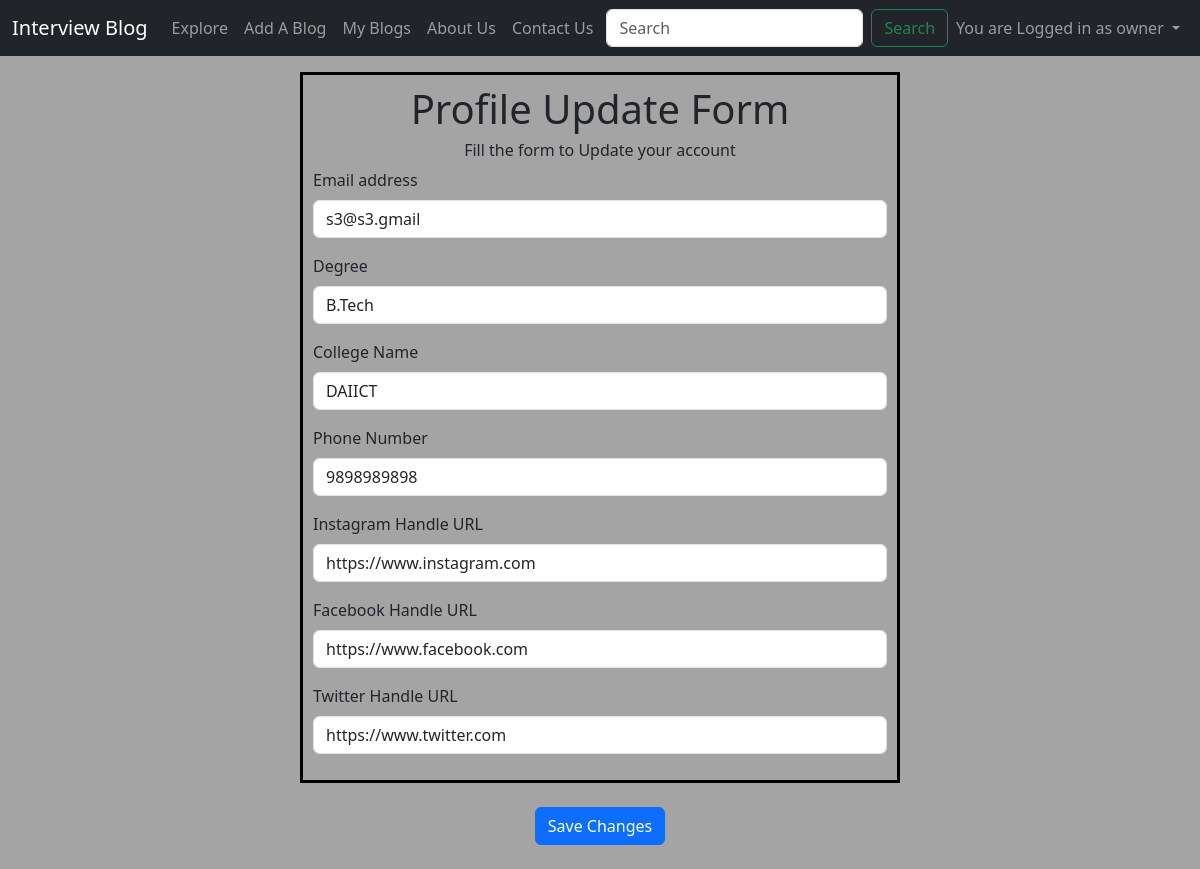
The page /profile/editprof/owner (signed in) on the database its author committed.
### blog/models.py (models this page shows)
class Profile(models.Model):
    profile_user=models.OneToOneField(User,on_delete=models.CASCADE)
    fname=models.CharField(max_length=100)
    lname=models.CharField(max_length=100)
    degree=models.CharField(max_length=100)
    college=models.CharField(max_length=200)
    gender=models.CharField(max_length=50)
    dob=models.DateTimeField()
    phone=models.CharField(max_length=10)
    email=models.EmailField()
    insta_handle=models.CharField(max_length=200,null=True)
    fb_handle=models.CharField(max_length=200,null=True)
    twitter_handle=models.CharField(max_length=200,null=True)

### blog/views.py (the view)
# urls.py: path('profile/editprof/<str:user>',views.editprof,name="Edit Profile"),
@login_required(login_url='/')
def editprof(request,user):
    i=User.objects.filter(username=user).first()
    j=Profile.objects.filter(profile_user=i).first()
    params={'j':j}
    return render(request,'blog/editprof.html',params)

### blog/templates/blog/editprof.html (shortened to what this page needs)
{% extends 'blog/base.html' %}
{% block body %}
<div class="mt-3">
<form action='/saveprofile' method="post" enctype="multipart/form-data">
    <div class="signup">
        <div class="content">
            <h1 align="center">Profile Update Form</h1>
            <h6 align="center">Fill the form to Update your account</h6>
          <p>
            <label for="exampleFormControlInput1" class="form-label">Email address</label>
            <input type="email" class="form-control" name="email" value="{{j.email}}" id="email" placeholder="name@example.com" required>
          </p>
          <p>
            <label for="exampleFormControlInput1" class="form-label">Degree</label>
            <input type="text" class="form-control" name="degree" value="{{j.degree}}" id="degree" required>
          </p>
          <p>
            <label for="exampleFormControlInput1" class="form-label">College Name</label>
            <input type="text" class="form-control" name="college" value="{{j.college}}" id="college" required>
          </p>
      <p>
        <label for="exampleFormControlInput1" class="form-label">Phone Number</label>
        <input type="number" class="form-control" name="phone" value="{{j.phone}}" id="phone" required>
      </p>
      <p>
        <label for="exampleFormControlInput1" class="form-label">Instagram Handle URL</label>
        <input type="text" class="form-control" name="insta_handle" value="{{j.insta_handle}}" id="insta_handle">
      </p>
      <p>
        <label for="exampleFormControlInput1" class="form-label">Facebook Handle URL</label>
        <input type="text" class="form-control" name="fb_handle" value="{{j.fb_handle}}" id="fb_handle">
      </p>
      <p>
        <label for="exampleFormControlInput1" class="form-label">Twitter Handle URL</label>
        <input type="text" class="form-control" name="twitter_handle" value="{{j.twitter_handle}}" id="twitter_handle">
      </p>
        </div>
      </div>
      <div class="login-footer text-center my-4">
        <button type="submit" class="btn btn-primary">Save Changes</button>
      </div>
    </form>
    </div>
{% endblock %}

### blog/templates/blog/base.html (shortened to what this page needs)
{% load static %}
<!doctype html>
<html lang="en">
  <head>
    <link href="https://cdn.jsdelivr.net/npm/bootstrap@5.3.0-alpha1/dist/css/bootstrap.min.css" rel="stylesheet">
  </head>
  <body style="background-color:rgb(164, 164, 164);">
    <nav class="navbar navbar-dark navbar-expand-lg bg-dark">
      <div class="container-fluid">
        <a class="navbar-brand" href="/">Interview Blog</a>
        <div class="collapse navbar-collapse" id="navbarSupportedContent">
          <ul class="navbar-nav me-auto mb-2 mb-lg-0">
            <li class="nav-item" >
              <a class="nav-link" href="/home">Explore</a>
            </li>
            {% if user.is_authenticated %}
              <li class="nav-item" >
                <a class="nav-link" href="/addblog">Add A Blog</a>
              </li>
              <li class="nav-item">
                <a class="nav-link" href="/myblogs">My Blogs</a>
              </li>
            {% endif %}
            <li class="nav-item">
              <a class="nav-link" href="{% url 'abts' %}">About Us</a>
            </li>
            <li class="nav-item">
              <a class="nav-link" href="/contactus">Contact Us</a>
            </li>
          </ul>
          <form method="get" action="/search" class="d-flex" role="search">
            <input class="form-control me-2" type="search" placeholder="Search" aria-label="Search" name="query" id="query">
            <button class="btn btn-outline-success" type="submit">Search</button>
          </form>
          {% if user.is_authenticated %}
          <ul class="navbar-nav ml-auto">
              <li class="nav-item dropdown">
                <a class="nav-link dropdown-toggle" href="#" role="button" data-bs-toggle="dropdown" aria-expanded="false">
                  You are Logged in as {{request.user}}
                </a>
                  </li>
          </ul>
          {% endif %}
        </div>
      </div>
    </nav>
    {% block body %}
    {% endblock %}
  </body>
</html>

### blog/templates/blog/base.html (style rules this page uses)
.content { margin: auto; width: 50%; height: 50%; border: 3px solid black; padding: 10px; }

### rows shown on the page
Profile: email "s3@s3.gmail", degree "B.Tech", college "DAIICT", phone "9898989898", insta_handle "https://www.instagram.com", fb_handle "https://www.facebook.com", twitter_handle "https://www.twitter.com"

### other values the page prints
{{ request.user }} "owner"
